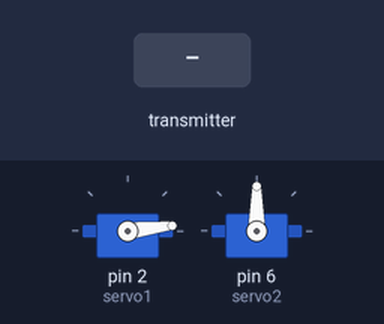
This sketch was run on a simulated Arduino Uno, built with avr-gcc and run on an emulated ATmega328P. Shown: 2 × servo. The test bench sets the inputs (shaded band). No radio packets arrive unless stated.

Above: at 1.2 s.
1.3 s: the transmitter starts sending msg.0 = 1
Timing chart, 0 to 4.3 s (numbered marks = the images above; inputs shaded):
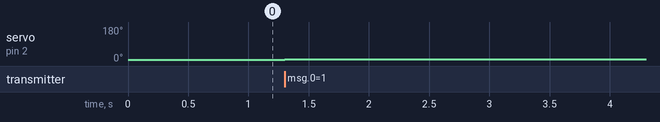

Measured:
- after the input at 1.3 s, servo on pin 2 (servo1): 7° → 8° at once

The sketch:

NRF_Receiver.ino
```cpp
#include <Servo.h>
#include <SPI.h>
#include "RF24.h"
Servo servo1;
Servo servo2;
RF24 radio(9,10);
const uint64_t pipe = 0xE8E8F0F0E1LL;
int msg[1];
int data;
int pos;
void setup()
{
servo1.attach(2);
servo2.attach(6);
radio.begin();
radio.openReadingPipe(1,pipe);
radio.startListening();
}
void loop()
{
if (radio.available())radio.read(msg, 1);
if (msg[0] <128 && msg[0] >-1)data = msg[0], pos = map(data, 0, 127, 7, 177),servo1.write(pos);
if (msg[0] >127 && msg[0] <255)data = msg[0], pos = map(data, 128, 254, 9, 177),servo2.write(pos);
}
```
